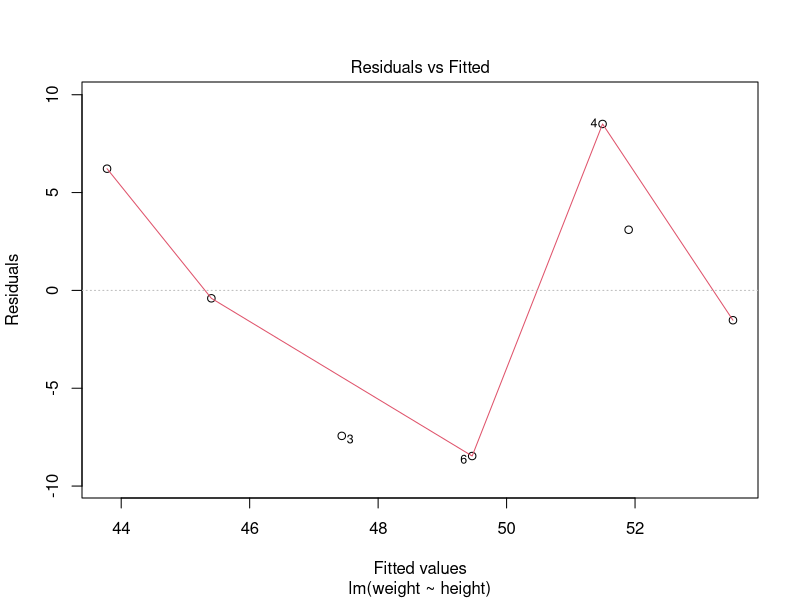
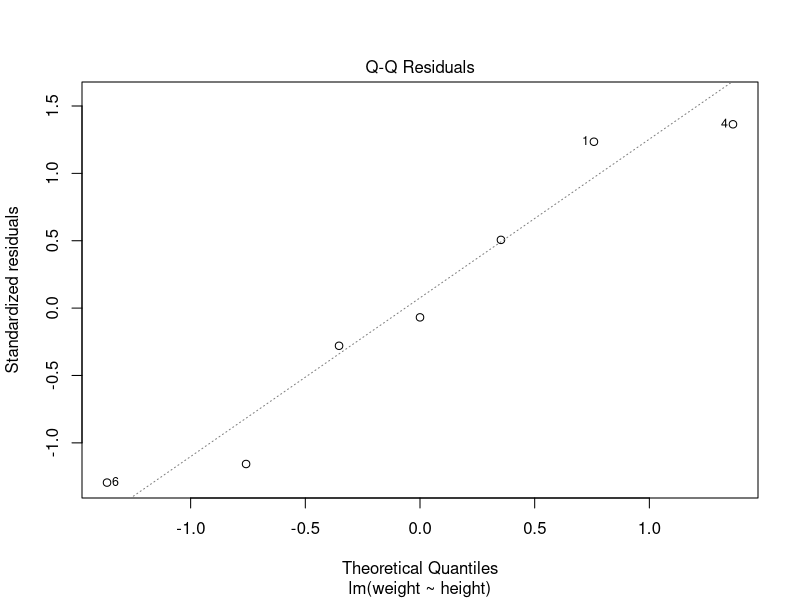
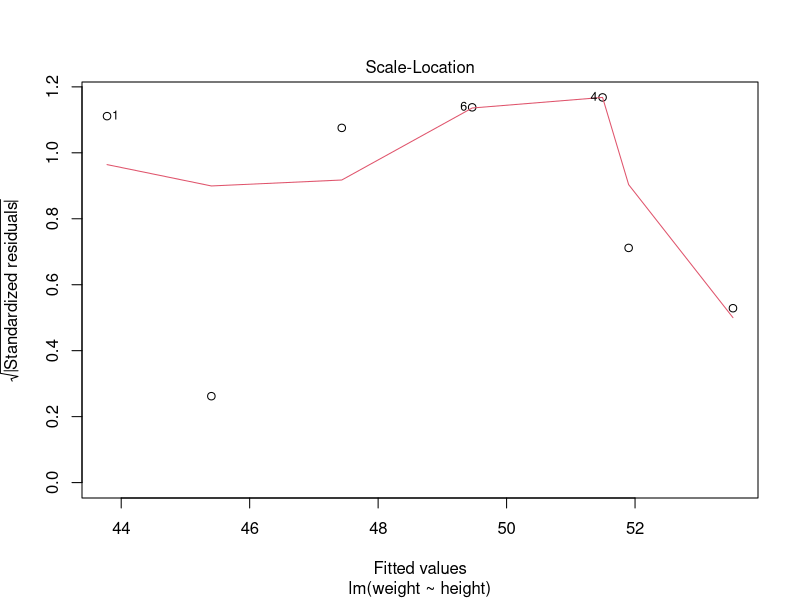
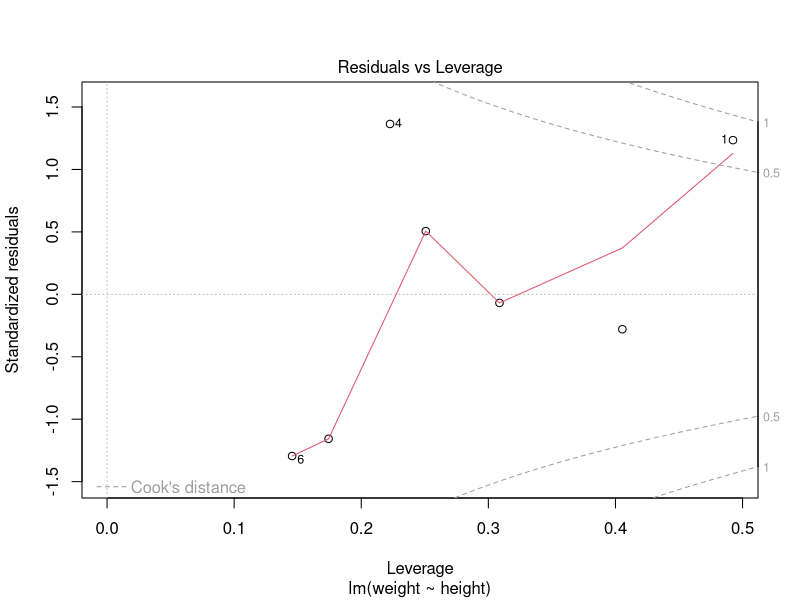

The R script that drew these images, in order:
height<-c(111,115,120,130,131,125,135)
weight<-c(50,45,40,60,55,41,52)
student<- lm(weight~height)
student
predict(student,data.frame(height=130),interval="confidence")
plot(student)